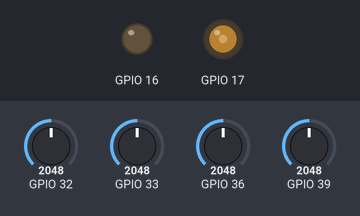
Simulated run of this sketch. Board: ESP32. On the bench: output pins drawn as LEDs (lit = HIGH). Inputs (shaded band) come from the test bench; at power-on: GPIO 32 = 2048, GPIO 33 = 2048, GPIO 36 = 2048, GPIO 39 = 2048 (analog values on the 0–4095 scale). What the sketch prints to the serial monitor is not drawn.

Above: at 0.1 s.
Timing chart, 0 to 1.6 s (numbered marks = the images above):
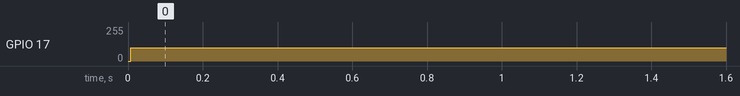

The sketch:

ESPNow_remote_controller.ino
```cpp
// Include Libraries
#include <esp_now.h>
#include <WiFi.h>

// define the limits of sent servo angle data
#define SERVOMIN 155
#define SERVOMAX 459

// MAC Address of responder - edit as required
uint8_t broadcastAddress[] = {0x08, 0xB6, 0x1F, 0x3D, 0x19, 0x14};

// Define a data structure
typedef struct struct_message {
  int serv0;
  int serv1;
  int serv2;
  int serv3;
  } struct_message;

// Create a structured object
struct_message myData;

// Peer info
esp_now_peer_info_t peerInfo;

// Callback function called when data is sent
void OnDataSent(const uint8_t *mac_addr, esp_now_send_status_t status) {
  Serial.print("\r\nLast Packet Send Status:\t");
  Serial.println(status == ESP_NOW_SEND_SUCCESS ? "Delivery Success" : "Delivery Fail");
  if (status == ESP_NOW_SEND_SUCCESS) {
    analogWrite(17, 100);
    analogWrite(16, 0);
  }else{
    analogWrite(16, 100);
    analogWrite(17, 0);
  }

}

void setup() {

  // Set up Serial Monitor
  Serial.begin(115200);

  // Set ESP32 as a Wi-Fi Station
  WiFi.mode(WIFI_STA);

  // Initilize ESP-NOW
  if (esp_now_init() != ESP_OK) {
    Serial.println("Error initializing ESP-NOW");
    return;
  }

  // Set analog read resolution
  analogReadResolution(8);

  // Register the send callback
  esp_now_register_send_cb(OnDataSent);

  // Register peer
  memcpy(peerInfo.peer_addr, broadcastAddress, 6);
  peerInfo.channel = 0;
  peerInfo.encrypt = false;

  // Add peer
  if (esp_now_add_peer(&peerInfo) != ESP_OK){
    Serial.println("Failed to add peer");
    return;
  }
}

void loop() {

  // Create test data

  // read analog input
  int elevator = map(analogRead(36), 0, 255, SERVOMAX, SERVOMIN); // assigned to pins on control hats
  int ailerons = map(analogRead(39), 0, 255, SERVOMAX, SERVOMIN);
  int throttle = map(analogRead(32), 0, 255, 105, 459);
  int rudder = map(analogRead(33), 0, 255, SERVOMIN+30, SERVOMAX+30);

  // Format structured data
  myData.serv0 = elevator;
  myData.serv1 = ailerons;
  myData.serv2 = throttle;
  myData.serv3 = rudder;

  // Send message via ESP-NOW
  esp_err_t result = esp_now_send(broadcastAddress, (uint8_t *) &myData, sizeof(myData));

  if (result == ESP_OK) {
    Serial.println("Sending confirmed");
    Serial.printf("Elevator position = %d\n",elevator);
    Serial.printf("Aileron position = %d\n",ailerons);
    Serial.printf("Throttle position = %d\n",throttle);
    Serial.printf("Rudder position = %d\n",rudder);
  }
  else {
    Serial.println("Sending error");
  }
  delay(100);
}
```

Measured:
- by itself, GPIO 17: 0/255 → 100/255 at 0.01 s
